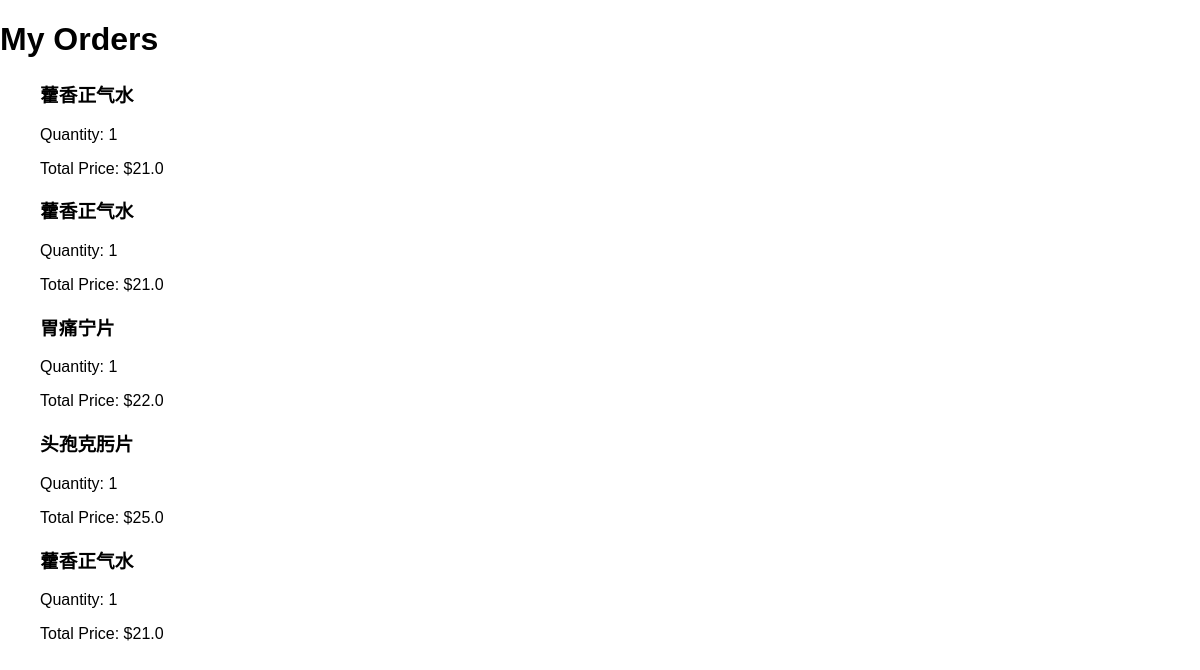
Page /orders (signed in) on the committed database.
### bcart.py (models this page shows, shortened)
class Order(db.Model):
    id = db.Column(db.Integer, primary_key=True)
    user_id = db.Column(db.Integer, db.ForeignKey('user.id'), nullable=False)
    product_id = db.Column(db.Integer, db.ForeignKey('product.id'), nullable=False)
    quantity = db.Column(db.Integer, nullable=False)
    total_price = db.Column(db.Float, nullable=False)
    user = db.relationship('User', backref='orders')
    product = db.relationship('Product', backref='orders')
    create_on = db.Column(DateTime, default=datetime.now())

class Product(db.Model):
    id = db.Column(db.Integer, primary_key=True)
    name = db.Column(db.String(100), nullable=False)
    catalog = db.Column(db.String(50),)
    size = db.Column(db.String(250),)
    price = db.Column(db.Float,)
    short_description = db.Column(db.Text,)
    long_description = db.Column(db.Text,)
    image_path = db.Column(db.Text,)
    create_on = db.Column(DateTime,default = datetime.now)

### bcart.py (the view)
@app.route('/orders')
@login_required
def orders():
    orders = current_user.orders
    return render_template('orders.html', orders=orders)

### bcart.py (called while the page is built)
@login_manager.user_loader
def load_user(user_id):
    return User.query.get(user_id)

### templates/orders.html (shortened to what this page needs)
<!DOCTYPE html>
<html>
<head>
     <link rel="stylesheet" type="text/css" href="{{ url_for('static', filename='css/style.css') }}">
</head>
<body>
    <h1>My Orders</h1>
    <ul>
        {% for order in orders %}
        <div>
            <h3>{{ order.product.name }}</h3>
            <p>Quantity: {{ order.quantity }}</p>
            <p>Total Price: ${{ order.total_price }}</p>
        </div>
    {% endfor %}
    </ul>
</body>
</html>

### static/style.css (style rules this page uses)
body { font-family: Arial, sans-serif; margin: 0; padding: 0; }

### rows in the picture
Order: product.name "藿香正气水", quantity "1", total_price "21.0"
Order: product.name "藿香正气水", quantity "1", total_price "21.0"
Order: product.name "胃痛宁片", quantity "1", total_price "22.0"
Order: product.name "头孢克肟片", quantity "1", total_price "25.0"
Order: product.name "藿香正气水", quantity "1", total_price "21.0"
